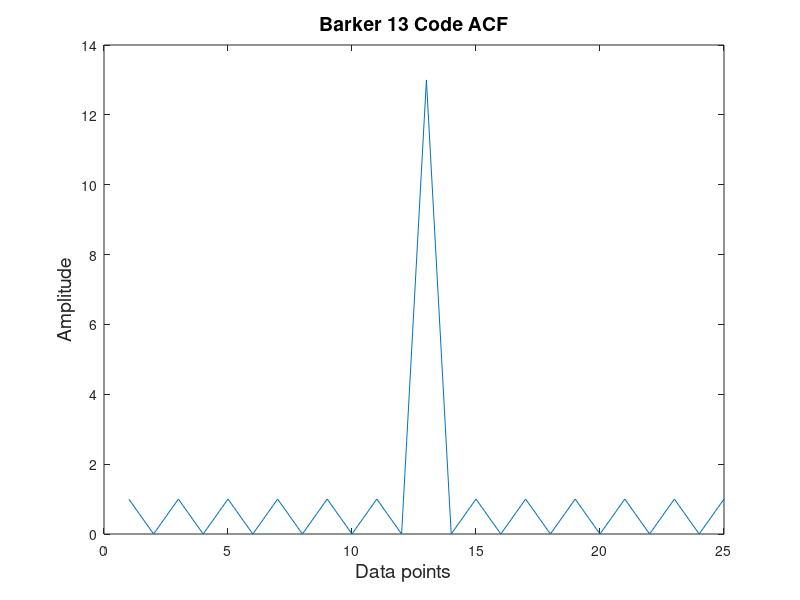
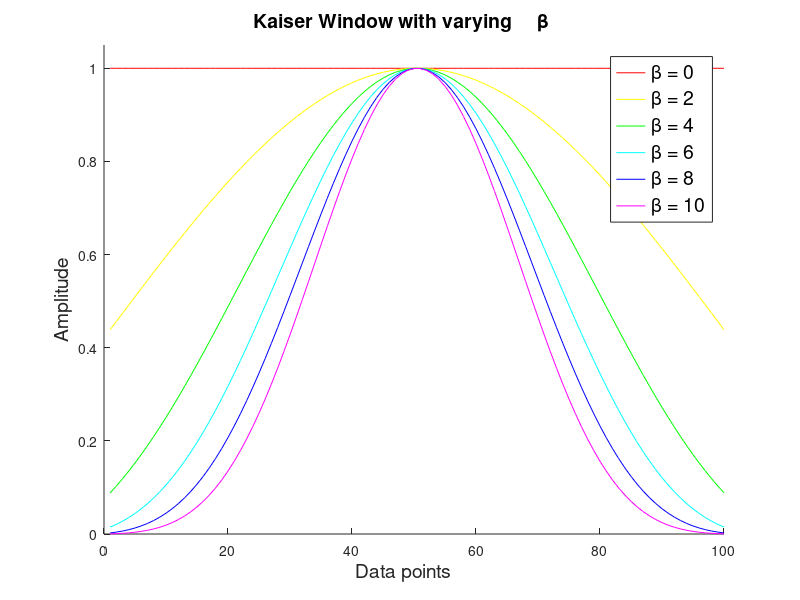

Write MATLAB code to recreate these figures, in order. (Note: this script raises an error after producing the figures.)
close all;
clear all;

fontsize = 14;

%% first a simple barker ACF
phase = [ 1 1 1 1 1 -1 -1 1 1 -1 1 -1 1];

acf = abs(xcorr(phase,phase));

fig = figure;
plot(acf);
title('Barker 13 Code ACF', 'FontSize', fontsize);
ylabel('Amplitude    ', 'FontSize', fontsize);
xlabel('Data points    ', 'FontSize',fontsize);
filename = '../thesis/figures/barker13-acf.png';
print(fig, '-dpng', '-r300', filename);



%% kaiser parameters
N=6;
points = 100
kaiser_params = linspace(0,10,N);
s = cell(1,N);
C = [1 0 0; 1 1 0; 0 1 0; 0 1 1; 0 0 1; 1 0 1];
fig = figure;
hold on;
for i=1:length(kaiser_params)
  amp = kaiser(points, kaiser_params(i))';
  h(i) = plot(amp, 'Color', C(i, :));
  s{i} = sprintf('\\beta = %d', kaiser_params(i));
end
ind = [1 2 3 4 5 6];
leg=legend(h(ind),s{ind});
set(leg, 'FontSize', fontsize);
title('Kaiser Window with varying     \beta     ', 'FontSize', fontsize);
ylabel('Amplitude    ', 'FontSize', fontsize);
xlabel('Data points    ', 'FontSize',fontsize);
ylim([0 1.05]);

filename = '../thesis/figures/kaiserparams.png';
print(fig, '-dpng', '-r300', filename);

%% LFM whole AF
v_max = 100000;
carrier = 9.55e9;
series_name = 'lfm-full';
plot_title = 'LFM';
lim = inf;


f_points = 100;
impulse_response = [];
phase = [];
B = 5e6;

tau = 15e-6;
fs = 8e7;
N = tau*fs;
amp = ones(1,N);
f_signal = linspace(-B/2,B/2,N);

[clean_signal signal new_tau] = makesignal(amp, phase, f_signal, impulse_response, tau, fs);
[delay v the_af] = af(signal, clean_signal, new_tau, fs, v_max, f_points, carrier);
t_str = sprintf('%s ( \\tau=%3.3e s, f=%1.2f GHz)      ', plot_title, tau, carrier./1e9);
fig = plotaf(t_str, delay,v,the_af);
xlim([-lim lim]);
filename = sprintf('../thesis/figures/%s-%ius.png', series_name,tau*1e6);
print(fig, '-dpng', '-r300', filename);


%% Kaiser FFT
close all;

tau = 15e-6;
N = 256;
a = ones(1,20);
a = fftshift(abs(fft(a, N)));


b = kaiser(20,1);
b = fftshift(abs(fft(b, N)));


c = kaiser(20,10);
c = fftshift(abs(fft(c, N)));

d = kaiser(20,20);
d = fftshift(abs(fft(d, N)));

x = linspace(-N/2,N/2-1,N)/tau/1e3;
fig = figure;
plot(x,a,'--',x,b,x,c,x,d);
xlabel('Frequency / kHz', 'FontSize', fontsize)
leg = legend('rect. pulse','Kaiser \beta=1', 'Kaiser \beta=10', 'Kaiser \beta=20');
set(leg, 'FontSize', fontsize);
xlim([-.8e4 .8e4]);
filename = '../thesis/figures/fftspec.png';
print(fig, '-dpng', '-r300', filename);

%% LFM waveform
series_name = 'lfm-waveform';

impulse_response = [];
phase = [];
B = 5e6;
tau = 5e-6;
fs = 8e7;
N = tau*fs;
amp = ones(1,N);
f_signal = linspace(0,B,N);

[clean_signal signal new_tau] = makesignal(amp, phase, f_signal, impulse_response, tau, fs);
fig = figure;
x = linspace(0,tau,N);
plot(x,real(clean_signal));
xlim([0,tau]);
title('LFM waveform, \tau=5 \mus    ', 'FontSize',fontsize);
xlabel('Pulse length \tau    ', 'FontSize',fontsize);
filename = sprintf('../thesis/figures/%s-%ius.png', series_name,tau*1e6);
print(fig, '-dpng', '-r300', filename);


%% simple pulse waveform show-n-tell
impulse_response = [];
phase = [];
B = 5e6;
tau = 15e-6;
fs = 8e7;
N = tau*fs;
X = 100;
Y = 2000;
amp = [zeros(1,X) ones(1,N) zeros(1,X)];
f_signal = [zeros(1,X) 8e5*ones(1,N) zeros(1,X)];
[s signal new_tau] = makesignal(amp, phase, f_signal, impulse_response, tau, fs);

s = [s zeros(1, Y) s];

new_N = 2*N+4*X+Y;
x = 1:new_N;
fig = figure;
plot(x, real(s), x, abs(s), '--'); 
ylim([-1.1 1.1]);
xlim([0 new_N]);
xlabel('time    ', 'FontSize', fontsize);
filename = '../thesis/figures/basic_waveform.png';
print(fig, '-dpng', '-r300', filename);


%% pulse spectrum

fontsize = 13;
impulse_response = [];
phase = [];
B = 5e6;
tau = 15e-6;
fs = 1e8;
N = tau*fs;
fftN = 2^nextpow2(8*N);
amp = ones(1,N);
[s signal new_tau] = makesignal(amp, phase, [], impulse_response, tau, fs);

ss = fftshift(abs(fft(s, fftN)));
ss = ss/max(ss);


x=linspace(-N/2,N/2-1,fftN)/tau/1e6;
fig = figure;
plot(x,ss);
xlabel('Frequency / MHz','FontSize', fontsize);
ylabel('Normalized Magnitude','FontSize', fontsize);
title('Rectangular Pulse Frequency Spectrum','FontSize', fontsize);
xlim([-4 4]);
filename = '../thesis/figures/pulsespectrum.png';
print(fig, '-dpng', '-r300', filename);
